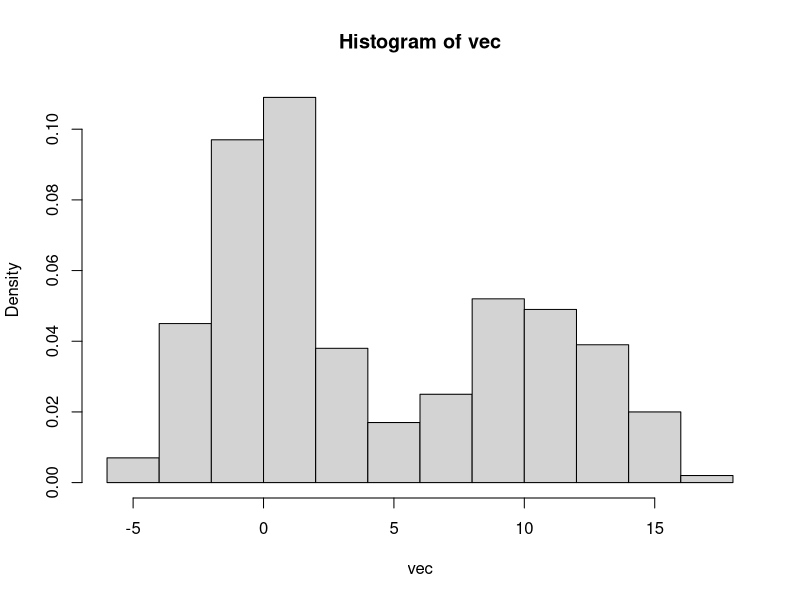
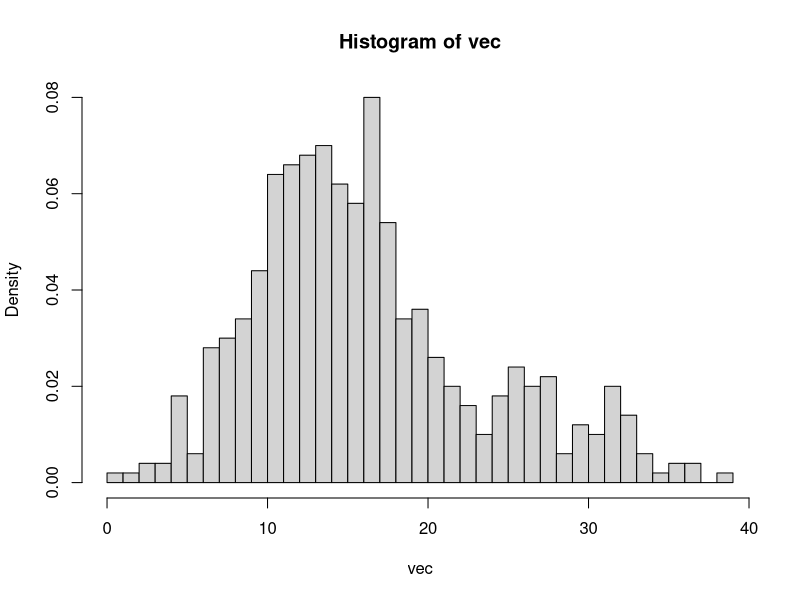
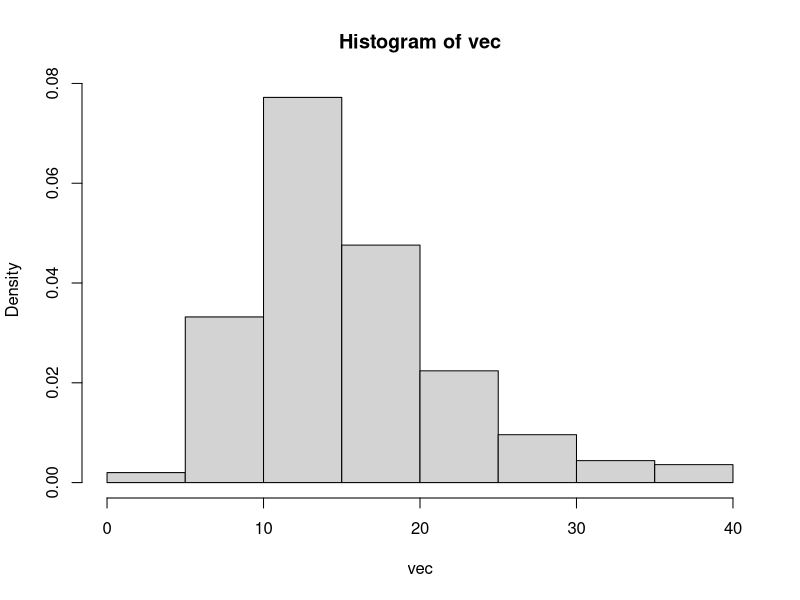
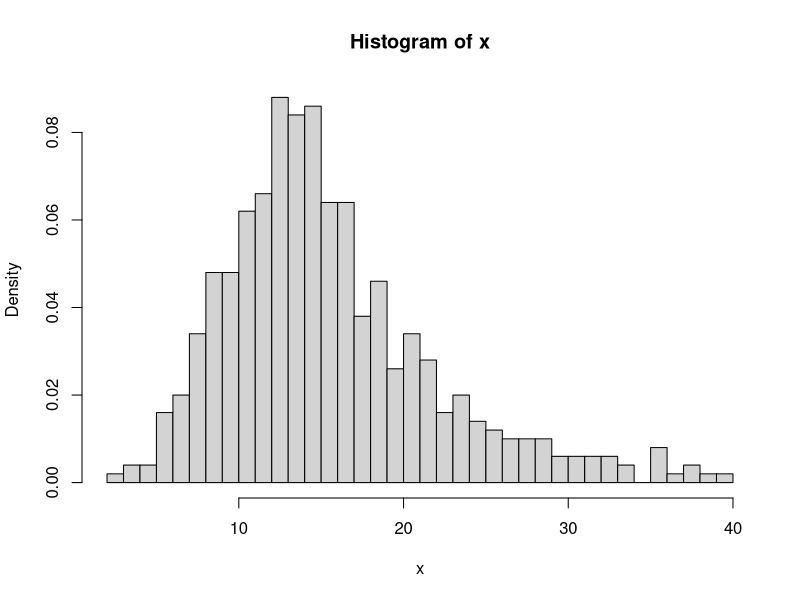

Here is the R script that generated these plots, in order:
## ---- chunk 1
# Fonction permettant de générer des données 
f <- function(mu1, mu2, s1, s2, n1, n2) {
  vec1<- rnorm(n1,mu1, s1)
  vec2<- rnorm(n2,mu2, s2)
  vec <- sample(c(vec1, vec2))
  
  hist(vec, freq = F)
  
  return(vec)
}

res <- f(0, 10, 2, 3, 300, 200)
res

# envoi du vecteur 
# write.csv(res, 'res.csv')
## ---- chunk 2
# Visualisation des données du vecteur 
vec <- read.table("vecteur_4.csv", sep = ",")
vec <- vec$V2
vec <- vec[-1]
vec <- sapply(vec, as.numeric)

hist(vec, nclass = 50, freq = F)
## ---- chunk 3
densite <- function(sigma, mu, x) {
  d <- (1/(sigma*sqrt(2*pi)))  * exp((-1/2)*  ((x-mu)/sigma)^2)
  return(d)
}

## ---- chunk 4
mu1.1 <- 14
mu2.1 <- 26
s1.1 <- 5
s2.1 <- 10
## ---- chunk 5
# Pour x = 12
d.1.12 <- densite(sigma = s1.1, mu = mu1.1, x = 12)
d.2.12 <- densite(sigma = s2.1, mu = mu2.1, x = 12)
d.1.12/d.2.12  # > 1

# pour x = 20
d.1.20 <- densite(sigma = s1.1, mu = mu1.1, x = 20)
d.2.20 <- densite(sigma = s2.1, mu = mu2.1, x = 20)
d.1.20/d.2.20 # > 1

# pour x = 25
d.1.25 <- densite(sigma = s1.1, mu = mu1.1, x = 25)
d.2.25 <- densite(sigma = s2.1, mu = mu2.1, x = 25)
d.1.25/d.2.25 # < 1
## ---- chunk 6
etapeE <- function (vec, mu1, mu2, s1, s2) {
  # la fonction etapeE prend en entrée : 
  #   - un vecteur de valeurs
  #   - les paramètres initialisés (ou réestimés) des deux gaussiennes 
  
  # initialisation de la matrice 
  mat <- matrix(0, nrow = length(vec), ncol=2)
  # cette matrice de longueur 500 (taille du vecteur vec) accueillera dans ses colonnes 1 et 2 les valeurs des probabilités que la valeur i du vecteur vec appartienne à la gaussienne 1 et à la gaussienne 2. Chaque ligne i de la matrice somme donc à 1 avec chaque élément des colonnes 1 et 2 compris entre 0 et 1.
  
  # On initialise deux vecteurs d1 et d2
  # d1 (resp. d2) accueillera les valeurs des densités de chacun des x du vecteur *vec* s'il appartient à la gausienne 1 (de paramètres mu1 et s1) (et resp. 2, de paramètres mu2 et s2)
  d1 <- NULL 
  d2 <- NULL
  
  # calcul des densités du vecteur vec pour g1 et g2
  for (i in 1:length(vec)){
    d1[i] <- densite(sigma = s1, mu = mu1, x = vec[i] )
    d2[i] <- densite(sigma = s2, mu = mu2, x = vec[i] )
  }
  
  # print(d1)  # test d1
  # print(d2)  # test d2
  
  # on va compter les d1/d2
  compteur1 <- NULL  
  for (i in 1:length(d1)){
    if (d1[i]>d2[i]) {
      compteur1[i] <- TRUE
    }
  }

  # print(compteur1) 
  # soit TRUE soit 'na' 
  
  C1 <- sum(!is.na(compteur1)) ; # print(C1) 
  C2 <- length(vec)-C1
  
  p.C1 <- C1 / (C1+C2)
  p.C2 <- C2 / (C1+C2)
  
  # print(p.C1)
  # print(p.C2)
  # P(A| C1)  = d1
  
  p.A.C1 <- d1
  p.A.C2 <- d2
  
  # Remplissage de la matrice *mat* avec les proba P(C1|A) et P(C2|A)
  for (i in 1:nrow(mat)) {
  mat[i,1] <- (p.A.C1[i] * p.C1) / (  p.A.C1[i]*p.C1 +    p.A.C2[i]*p.C2 )
    
  mat[i,2] <- ( p.A.C2[i] * p.C2) / ( p.A.C1[i]*p.C1 +    p.A.C2[i]*p.C2 )
    
  }
  
  return(list(mat, p.C1, p.C2))
  # on retourne la matrice contenant les proba d'appartenance de chaque individu à l'une et l'autre gaussiennes
}
## ---- chunk 7
res.E.1 <- etapeE(vec, mu1.1, mu2.1, s1 = s1.1, s2 = s2.1)
# res.E.1[[1]]
## ---- chunk 8
etapeM <- function(vecteur,matrice){
  
  moyenne <- numeric(ncol(matrice))
  ecarts_type <- numeric(ncol(matrice))
  
  for (j in 1:ncol(matrice)){
    haut <- 0
    bas <- 0
    somme <- 0
    
    for (i in 1:nrow(matrice)){
      haut <-haut + vecteur[i]*matrice[i,j]
      bas <- bas + matrice[i,j]
    }
    
    moyenne[j] <- haut/bas
    
    for (i in 1:nrow(matrice)) {
      somme <- somme + matrice[i,j] * (vecteur[i] - moyenne[j])^2
    }
    ecarts_type[j] <- sqrt(somme / bas)
  }
  return(list(vec = vecteur,mu1 = moyenne[1], mu2 = moyenne[2], s1= ecarts_type[1], s2 = ecarts_type[2]))
}
## ---- chunk 9
res.M.1 <- etapeM(vec, res.E.1[[1]])
## ---- chunk 10
etapesEM <- function (vec, nb_iter, mu1.init = mu1.1, mu2.init = mu2.1, s1.init = s1.1, s2.init = s2.1 ) {
  
  num_iter <- 0
  
  # initialisation
  cat("réalisation de l'étape :", num_iter)
  resE <- etapeE(vec, mu1.1, mu2.1, s1.1, s2.1)
  resM <- etapeM(vec, matrice = resE[[1]])
  cat("\tNouvelles valeurs : mu1 =",round(resM[[2]]),"|", "mu2 =",round(resM[[3]]),"|", "s1 = ",round(resM[[4]]),"|", "s2 =", round(resM[[5]]))
  num_iter= num_iter + 1

  # itérations
  while(num_iter!=nb_iter) {
  cat("\nréalisation de l'étape :", num_iter)
  resE <- etapeE(vec = resM[[1]], mu1 = resM[[2]], mu2 = resM[[3]], s1 = resM[[4]], s2 = resM[[5]])
  resM <- etapeM(vecteur = resM[[1]], matrice = resE[[1]])
  cat("\tNouvelles valeurs : mu1 =",round(resM[[2]]),"|", "mu2 =",round(resM[[3]]),"|", "s1 = ",round(resM[[4]]),"|", "s2 =", round(resM[[5]]))
  num_iter= num_iter + 1
  }
  
}
## ---- chunk 11
etapesEM(vec = vec, nb_iter = 100)
## ---- chunk 12
etapesEM_autostopped <- function (vec, mu1.init = mu1.1, mu2.init = mu2.1, s1.init = s1.1, s2.init = s2.1 ) {
  
  num_iter <- 1
  loglik <- NULL
  
  # initialisation
  resE <- etapeE(vec, mu1.1, mu2.1, s1.1, s2.1)
  resM <- etapeM(vec, matrice = resE[[1]])

  loglik[num_iter] <- sum(log(resE[[2]] * dnorm(vec, resM[[2]], resM[[4]]) + 
                        resE[[3]] * dnorm(vec, resM[[3]], resM[[5]])))
  
  cat("Étape", num_iter, ": mu1 =", round(resM[[2]]), "| mu2 =", round(resM[[3]]),
      "| s1 =", round(resM[[4]]), "| s2 =", round(resM[[5]]),
      "| Log-Vraisemblance =", round(loglik[num_iter], 4), "\n")
  
    # Boucle d'itération EM
  repeat {
    num_iter <- num_iter + 1
    
    resE <- etapeE(vec, resM[[2]], resM[[3]], resM[[4]], resM[[5]])
    resM <- etapeM(vec, matrice = resE[[1]])
    
    loglik[num_iter] <- sum(log(resE[[2]] * dnorm(vec, resM[[2]], resM[[4]]) +
                                resE[[3]] * dnorm(vec, resM[[3]], resM[[5]])))
    
    cat("Étape", num_iter, ": mu1 =", round(resM[[2]]), "| mu2 =", round(resM[[3]]),
        "| s1 =", round(resM[[4]]), "| s2 =", round(resM[[5]]),
        "| Log-Vraisemblance =", round(loglik[num_iter], 4), "\n")
    
    # condition d'arrêt
    if (loglik[num_iter] <= loglik[num_iter - 1]) {
      cat("\nArrêt automatique (plus d'amélioration de la log-vraisemblance)\n")
      break
    }
  }
  
}
## ---- chunk 13
etapesEM_autostopped(vec)
## ---- chunk 14
etapesEM_autostopped(vec, mu1.init = 17 , mu2.init = 25,s1.init = 0 , s2.init = 5)
etapesEM_autostopped(vec, mu1.init = 13 , mu2.init = 17,s1.init = 0.5 , s2.init = 0)
# même avec d'autres valeurs d'initialisation 

## ---- chunk 15
x <- f(13,25,4,6, 400,100)
hist(x, freq = F, nclass = 50)
## ---- chunk 16
etapesEM_autostopped(vec = res, mu1.init = 0 , mu2.init = 12, s1.init =1 , s2.init = 2)
